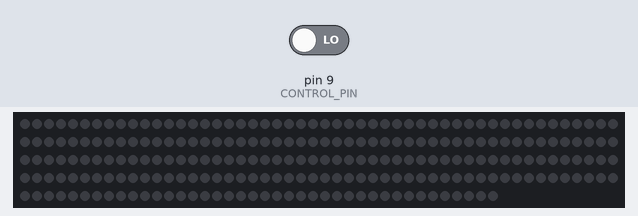
A sketch run on a simulated Arduino Uno, built with avr-gcc and run on an emulated ATmega328P. Parts: 240 RGB LEDs in strip order, left to right, continuing on the next row. Inputs (shaded band) come from the test bench; at power-on: pin 9 (CONTROL_PIN) LOW. Dim RGB values are drawn brighter than linear.

Above: at 1.2 s.
1.3 s: pin 9 (CONTROL_PIN) driven HIGH
At 1.4 s:
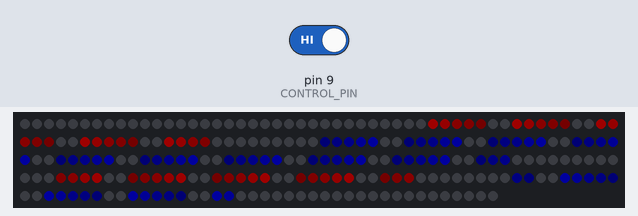
At 1.8 s:
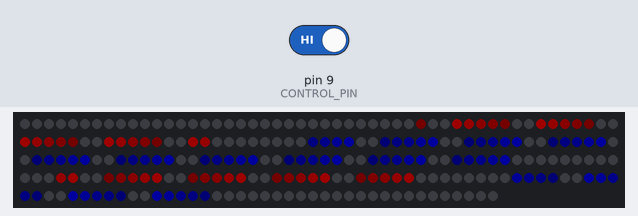

The sketch:

LEDStripControlFINAL.ino
```cpp
#include <FastLED.h>

// How many leds in your strip?
#define NUM_LEDS 240

// For led chips like WS2812, which have a data line, ground, and power, you just
// need to define DATA_PIN.  For led chipsets that are SPI based (four wires - data, clock,
// ground, and power), like the LPD8806 define both DATA_PIN and CLOCK_PIN
// Clock pin only needed for SPI based chipsets when not using hardware SPI
#define DATA_PIN 10    // pin to LEDS
#define CLOCK_PIN 13

#define CONTROL_PIN 9  // pin to pther Arduino

int delVal = 70;
int LEDstatePri = 0;
int LEDstateSec = 0;
int pinState = 0;

int animArray[] = {30, 20, 10, 5, 1, 0, 0}; //0,1,5,10,20,30,40

int temp = 0;
// Define the array of leds
CRGB leds[NUM_LEDS];


// NOTABLE INDICIES
/*
    Hot leg of secondary  START: 33  END 65
    Cold leg of primary   START: 74  END 140
    Hot leg of primary    START: 153 END 182
    Cold log of secondary START: 191 END 217
*/

#define coldSecStart 191
#define coldSecEnd   217
#define hotSecStart  33
#define hotSecEnd    65

#define coldPriStart 74
#define coldPriEnd   140
#define hotPriStart  153
#define hotPriEnd    182


void setup() {
  pinMode(CONTROL_PIN, INPUT);
  FastLED.addLeds<WS2812B, DATA_PIN, GRB>(leds, NUM_LEDS);  // GRB ordering is typical for WS2812B
}

void loop() {
  pinState = digitalRead(CONTROL_PIN);
  if (pinState) {
    for (int i = 0; i < NUM_LEDS; i++) {
      //      for (int i = NUM_LEDS-1; i >= 0; i--) {
      if (LEDstateSec >= 7) {
        LEDstateSec = 0;
      }
      if ((i >= coldSecStart) && (i <= coldSecEnd))
        leds[i] = CRGB(0, 0, animArray[LEDstateSec]);
      else if ((i >= hotSecStart) && (i <= hotSecEnd))
        leds[i] = CRGB(animArray[LEDstateSec], 0, 0);
      LEDstateSec++;

    }

    //    for (int i = 0; i < NUM_LEDS; i++) {
    for (int i = NUM_LEDS - 1; i >= 0; i--) {
      if (LEDstatePri >= 7) {
        LEDstatePri = 0;
      }
      if ((i >= coldPriStart) && (i <= coldPriEnd))
        leds[i] = CRGB(0, 0, animArray[LEDstatePri]);
      else if ((i >= hotPriStart) && (i <= hotPriEnd))
        leds[i] = CRGB(animArray[LEDstatePri], 0, 0);
      LEDstatePri++;

    }

    temp = animArray[6];
    for (int i = 6; i > 0; i--) {
      animArray[i] = animArray[i - 1];
    }
    animArray[0] = temp;

    for (int i = 0; i < NUM_LEDS; i++) {
      if (!((i >= coldSecStart) && (i <= coldSecEnd)) && !((i >= hotSecStart) && (i <= hotSecEnd)) && !((i >= coldPriStart) && (i <= coldPriEnd)) && !((i >= hotPriStart) && (i <= hotPriEnd)))
        leds[i] = CRGB(0, 0, 0);
    }

    FastLED.show();
    delay(delVal);
  }
  else {
    FastLED.show();
  }
}
```

Measured:
- after the input at 1.3 s, the LEDs: first change at once (image 1 shows a later state)
